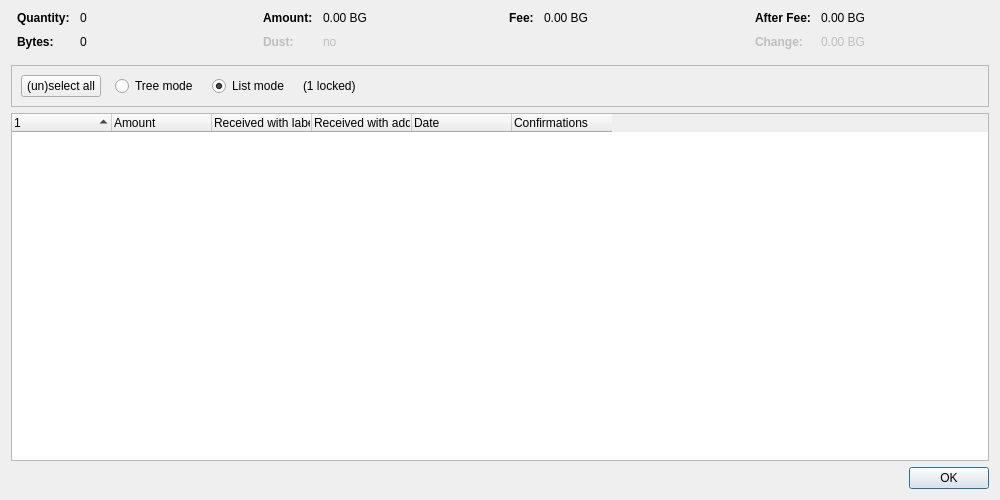
<?xml version="1.0" encoding="UTF-8"?>
<ui version="4.0">
 <class>CoinControlDialog</class>
 <widget class="QDialog" name="CoinControlDialog">
  <property name="geometry">
   <rect>
    <x>0</x>
    <y>0</y>
    <width>1000</width>
    <height>500</height>
   </rect>
  </property>
  <property name="windowTitle">
   <string>Coin Selection</string>
  </property>
  <layout class="QVBoxLayout" name="verticalLayout">
   <item>
    <layout class="QHBoxLayout" name="horizontalLayoutTop" stretch="0,0,0,0">
     <property name="topMargin">
      <number>0</number>
     </property>
     <property name="bottomMargin">
      <number>10</number>
     </property>
     <item>
      <layout class="QFormLayout" name="formLayoutCoinControl1">
       <property name="horizontalSpacing">
        <number>10</number>
       </property>
       <property name="verticalSpacing">
        <number>10</number>
       </property>
       <property name="leftMargin">
        <number>6</number>
       </property>
       <property name="rightMargin">
        <number>6</number>
       </property>
       <item row="0" column="0">
        <widget class="QLabel" name="labelCoinControlQuantityText">
         <property name="font">
          <font>
           <weight>75</weight>
           <bold>true</bold>
          </font>
         </property>
         <property name="text">
          <string>Quantity:</string>
         </property>
        </widget>
       </item>
       <item row="0" column="1">
        <widget class="QLabel" name="labelCoinControlQuantity">
         <property name="cursor">
          <cursorShape>IBeamCursor</cursorShape>
         </property>
         <property name="contextMenuPolicy">
          <enum>Qt::ActionsContextMenu</enum>
         </property>
         <property name="text">
          <string notr="true">0</string>
         </property>
         <property name="textInteractionFlags">
          <set>Qt::LinksAccessibleByMouse|Qt::TextSelectableByKeyboard|Qt::TextSelectableByMouse</set>
         </property>
        </widget>
       </item>
       <item row="1" column="0">
        <widget class="QLabel" name="labelCoinControlBytesText">
         <property name="font">
          <font>
           <weight>75</weight>
           <bold>true</bold>
          </font>
         </property>
         <property name="text">
          <string>Bytes:</string>
         </property>
        </widget>
       </item>
       <item row="1" column="1">
        <widget class="QLabel" name="labelCoinControlBytes">
         <property name="cursor">
          <cursorShape>IBeamCursor</cursorShape>
         </property>
         <property name="contextMenuPolicy">
          <enum>Qt::ActionsContextMenu</enum>
         </property>
         <property name="text">
          <string notr="true">0</string>
         </property>
         <property name="textInteractionFlags">
          <set>Qt::LinksAccessibleByMouse|Qt::TextSelectableByKeyboard|Qt::TextSelectableByMouse</set>
         </property>
        </widget>
       </item>
      </layout>
     </item>
     <item>
      <layout class="QFormLayout" name="formLayoutCoinControl2">
       <property name="horizontalSpacing">
        <number>10</number>
       </property>
       <property name="verticalSpacing">
        <number>10</number>
       </property>
       <property name="leftMargin">
        <number>6</number>
       </property>
       <property name="rightMargin">
        <number>6</number>
       </property>
       <item row="0" column="0">
        <widget class="QLabel" name="labelCoinControlAmountText">
         <property name="font">
          <font>
           <weight>75</weight>
           <bold>true</bold>
          </font>
         </property>
         <property name="text">
          <string>Amount:</string>
         </property>
        </widget>
       </item>
       <item row="0" column="1">
        <widget class="QLabel" name="labelCoinControlAmount">
         <property name="cursor">
          <cursorShape>IBeamCursor</cursorShape>
         </property>
         <property name="contextMenuPolicy">
          <enum>Qt::ActionsContextMenu</enum>
         </property>
         <property name="text">
          <string notr="true">0.00 BG</string>
         </property>
         <property name="textInteractionFlags">
          <set>Qt::LinksAccessibleByMouse|Qt::TextSelectableByKeyboard|Qt::TextSelectableByMouse</set>
         </property>
        </widget>
       </item>
       <item row="1" column="0">
        <widget class="QLabel" name="labelCoinControlLowOutputText">
         <property name="enabled">
          <bool>false</bool>
         </property>
         <property name="font">
          <font>
           <weight>75</weight>
           <bold>true</bold>
          </font>
         </property>
         <property name="text">
          <string>Dust:</string>
         </property>
        </widget>
       </item>
       <item row="1" column="1">
        <widget class="QLabel" name="labelCoinControlLowOutput">
         <property name="enabled">
          <bool>false</bool>
         </property>
         <property name="cursor">
          <cursorShape>IBeamCursor</cursorShape>
         </property>
         <property name="contextMenuPolicy">
          <enum>Qt::ActionsContextMenu</enum>
         </property>
         <property name="text">
          <string notr="true">no</string>
         </property>
         <property name="textInteractionFlags">
          <set>Qt::LinksAccessibleByMouse|Qt::TextSelectableByKeyboard|Qt::TextSelectableByMouse</set>
         </property>
        </widget>
       </item>
      </layout>
     </item>
     <item>
      <layout class="QFormLayout" name="formLayoutCoinControl3">
       <property name="horizontalSpacing">
        <number>10</number>
       </property>
       <property name="verticalSpacing">
        <number>10</number>
       </property>
       <property name="leftMargin">
        <number>6</number>
       </property>
       <property name="rightMargin">
        <number>6</number>
       </property>
       <item row="0" column="0">
        <widget class="QLabel" name="labelCoinControlFeeText">
         <property name="font">
          <font>
           <weight>75</weight>
           <bold>true</bold>
          </font>
         </property>
         <property name="text">
          <string>Fee:</string>
         </property>
        </widget>
       </item>
       <item row="0" column="1">
        <widget class="QLabel" name="labelCoinControlFee">
         <property name="cursor">
          <cursorShape>IBeamCursor</cursorShape>
         </property>
         <property name="contextMenuPolicy">
          <enum>Qt::ActionsContextMenu</enum>
         </property>
         <property name="text">
          <string notr="true">0.00 BG</string>
         </property>
         <property name="textInteractionFlags">
          <set>Qt::LinksAccessibleByMouse|Qt::TextSelectableByKeyboard|Qt::TextSelectableByMouse</set>
         </property>
        </widget>
       </item>
      </layout>
     </item>
     <item>
      <layout class="QFormLayout" name="formLayoutCoinControl4">
       <property name="horizontalSpacing">
        <number>10</number>
       </property>
       <property name="verticalSpacing">
        <number>10</number>
       </property>
       <property name="leftMargin">
        <number>6</number>
       </property>
       <property name="rightMargin">
        <number>6</number>
       </property>
       <item row="0" column="0">
        <widget class="QLabel" name="labelCoinControlAfterFeeText">
         <property name="font">
          <font>
           <weight>75</weight>
           <bold>true</bold>
          </font>
         </property>
         <property name="text">
          <string>After Fee:</string>
         </property>
        </widget>
       </item>
       <item row="0" column="1">
        <widget class="QLabel" name="labelCoinControlAfterFee">
         <property name="cursor">
          <cursorShape>IBeamCursor</cursorShape>
         </property>
         <property name="contextMenuPolicy">
          <enum>Qt::ActionsContextMenu</enum>
         </property>
         <property name="text">
          <string notr="true">0.00 BG</string>
         </property>
         <property name="textInteractionFlags">
          <set>Qt::LinksAccessibleByMouse|Qt::TextSelectableByKeyboard|Qt::TextSelectableByMouse</set>
         </property>
        </widget>
       </item>
       <item row="1" column="0">
        <widget class="QLabel" name="labelCoinControlChangeText">
         <property name="enabled">
          <bool>false</bool>
         </property>
         <property name="font">
          <font>
           <weight>75</weight>
           <bold>true</bold>
          </font>
         </property>
         <property name="text">
          <string>Change:</string>
         </property>
        </widget>
       </item>
       <item row="1" column="1">
        <widget class="QLabel" name="labelCoinControlChange">
         <property name="enabled">
          <bool>false</bool>
         </property>
         <property name="cursor">
          <cursorShape>IBeamCursor</cursorShape>
         </property>
         <property name="contextMenuPolicy">
          <enum>Qt::ActionsContextMenu</enum>
         </property>
         <property name="text">
          <string notr="true">0.00 BG</string>
         </property>
         <property name="textInteractionFlags">
          <set>Qt::LinksAccessibleByMouse|Qt::TextSelectableByKeyboard|Qt::TextSelectableByMouse</set>
         </property>
        </widget>
       </item>
      </layout>
     </item>
    </layout>
   </item>
   <item>
    <widget class="QFrame" name="frame">
     <property name="minimumSize">
      <size>
       <width>0</width>
       <height>40</height>
      </size>
     </property>
     <property name="frameShape">
      <enum>QFrame::StyledPanel</enum>
     </property>
     <property name="frameShadow">
      <enum>QFrame::Sunken</enum>
     </property>
     <layout class="QHBoxLayout" name="horizontalLayout">
      <item>
       <layout class="QHBoxLayout" name="horizontalLayoutPanel" stretch="0,0,0,0,0">
        <property name="spacing">
         <number>14</number>
        </property>
        <item>
         <widget class="QPushButton" name="pushButtonSelectAll">
          <property name="sizePolicy">
           <sizepolicy hsizetype="Maximum" vsizetype="Fixed">
            <horstretch>0</horstretch>
            <verstretch>0</verstretch>
           </sizepolicy>
          </property>
          <property name="text">
           <string>(un)select all</string>
          </property>
          <property name="autoDefault">
           <bool>false</bool>
          </property>
         </widget>
        </item>
        <item>
         <widget class="QRadioButton" name="radioTreeMode">
          <property name="sizePolicy">
           <sizepolicy hsizetype="Maximum" vsizetype="Fixed">
            <horstretch>0</horstretch>
            <verstretch>0</verstretch>
           </sizepolicy>
          </property>
          <property name="text">
           <string>Tree mode</string>
          </property>
         </widget>
        </item>
        <item>
         <widget class="QRadioButton" name="radioListMode">
          <property name="sizePolicy">
           <sizepolicy hsizetype="Maximum" vsizetype="Fixed">
            <horstretch>0</horstretch>
            <verstretch>0</verstretch>
           </sizepolicy>
          </property>
          <property name="text">
           <string>List mode</string>
          </property>
          <property name="checked">
           <bool>true</bool>
          </property>
         </widget>
        </item>
        <item>
         <widget class="QLabel" name="labelLocked">
          <property name="text">
           <string notr="true">(1 locked)</string>
          </property>
         </widget>
        </item>
        <item>
         <spacer name="horizontalSpacer">
          <property name="orientation">
           <enum>Qt::Horizontal</enum>
          </property>
          <property name="sizeHint" stdset="0">
           <size>
            <width>40</width>
            <height>20</height>
           </size>
          </property>
         </spacer>
        </item>
       </layout>
      </item>
     </layout>
    </widget>
   </item>
   <item>
    <widget class="CoinControlTreeWidget" name="treeWidget">
     <property name="contextMenuPolicy">
      <enum>Qt::CustomContextMenu</enum>
     </property>
     <property name="sortingEnabled">
      <bool>false</bool>
     </property>
     <property name="columnCount">
      <number>6</number>
     </property>
     <attribute name="headerShowSortIndicator" stdset="0">
      <bool>true</bool>
     </attribute>
     <attribute name="headerStretchLastSection">
      <bool>false</bool>
     </attribute>
     <column>
      <property name="text">
       <string/>
      </property>
     </column>
     <column>
      <property name="text">
       <string>Amount</string>
      </property>
     </column>
     <column>
      <property name="text">
       <string>Received with label</string>
      </property>
     </column>
     <column>
      <property name="text">
       <string>Received with address</string>
      </property>
     </column>
     <column>
      <property name="text">
       <string>Date</string>
      </property>
     </column>
     <column>
      <property name="text">
       <string>Confirmations</string>
      </property>
      <property name="toolTip">
       <string>Confirmed</string>
      </property>
     </column>
     <column>
      <property name="text">
       <string/>
      </property>
     </column>
     <column>
      <property name="text">
       <string/>
      </property>
     </column>
     <column>
      <property name="text">
       <string/>
      </property>
     </column>
     <column>
      <property name="text">
       <string/>
      </property>
     </column>
    </widget>
   </item>
   <item>
    <widget class="QDialogButtonBox" name="buttonBox">
     <property name="orientation">
      <enum>Qt::Horizontal</enum>
     </property>
     <property name="standardButtons">
      <set>QDialogButtonBox::Ok</set>
     </property>
    </widget>
   </item>
  </layout>
 </widget>
 <customwidgets>
  <customwidget>
   <class>CoinControlTreeWidget</class>
   <extends>QTreeWidget</extends>
   <header>qt/coincontroltreewidget.h</header>
  </customwidget>
 </customwidgets>
 <resources/>
 <connections/>
</ui>
